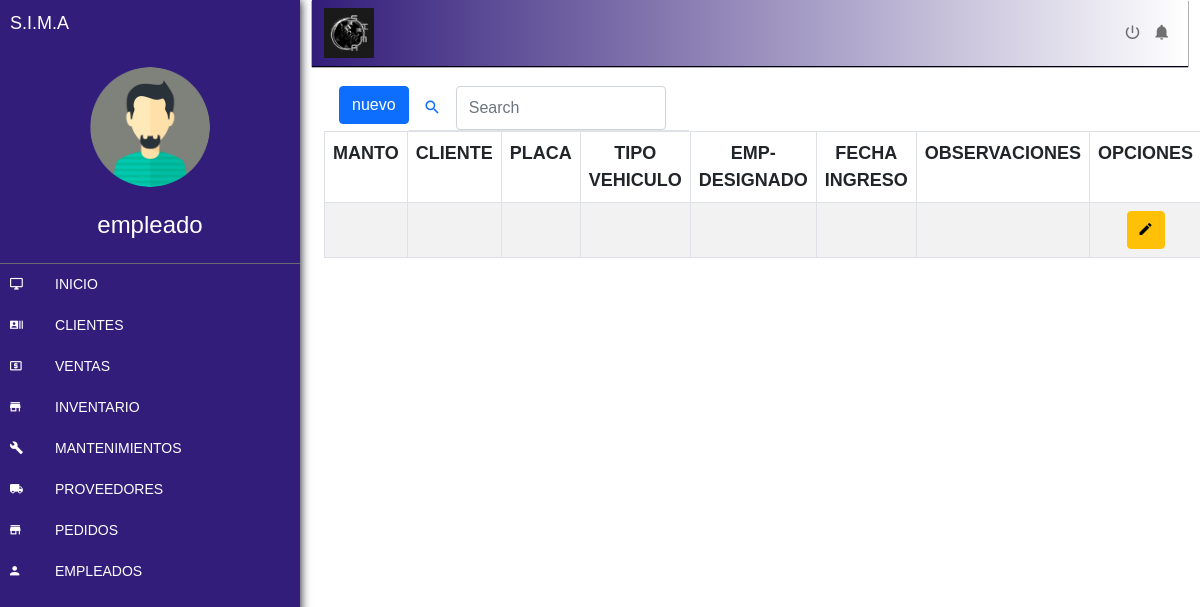
Page /vistas/mantenimientos/mantenimientos.php on the earlier database version.
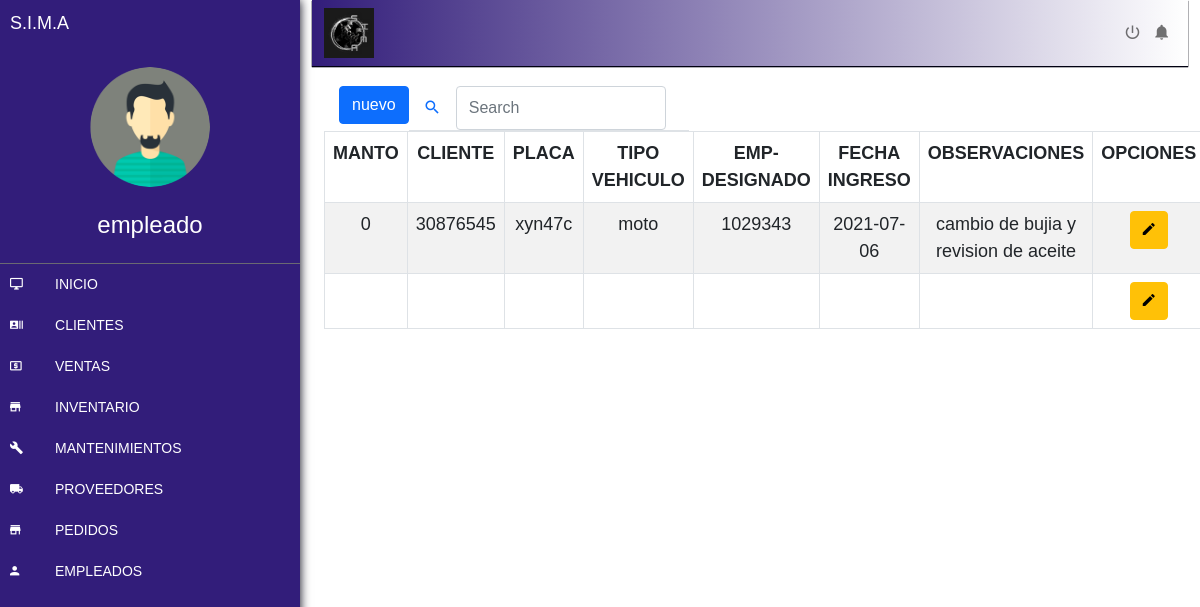
Same page on the later database version.
### tables this page shows
CREATE TABLE `manto` (
  `id_manto` int(20) NOT NULL,
  `id_cliente` int(20) NOT NULL,
  `id_placa` varchar(20) NOT NULL,
  `tipo_vehi` varchar(50) NOT NULL,
  `id_empleado` int(14) NOT NULL,
  `fecha_ingreso` date NOT NULL,
  `observ` varchar(200) NOT NULL
);

### vistas/mantenimientos/mantenimientos.php (the view, shortened to what this page needs)
<?php
    include("../../modelos/database.php");
    include("../../templates/menulateral.php");
    include("../../templates/menusup.php");
?>
<!DOCTYPE html>
<html lang="en">
<head>
</head>
<body>
    <div class="container-fluid">
        <div class="row">
    <div class="col-12 d-inline-flex" >
        <div id="contenido" >
            <div class="row">
                <div class="col- form-check ">
                <button type="button" class="btn btn-primary " data-bs-toggle="modal" data-bs-target="#exampleModal">
                    nuevo
                </button>
            </div>
        </div>
    </div>
            <ul class="nav nav-tabs ">
                <li class="nav-item">
                    <a class="nav-link " id="btn-search"><i class = "zmdi zmdi-search"> </i></a>
                </li>
                <input class="form-control form-control-dark w-75" type="text" placeholder="Search" aria-label="Search">
            </ul>
    </div>
    <div class="col-12 tabla">
        <div class="tabla-Cliente">
            <table class="table table-striped table-bordered">
                <thead>
                    <tr class="table">
                        <th scope="col">MANTO</th>
                        <th scope="col">CLIENTE</th>
                        <th scope="col">PLACA</th>
                        <th scope="col">TIPO VEHICULO</th>
                        <th scope="col">EMP-DESIGNADO</th>
                        <th scope="col">FECHA INGRESO</th>
                        <th scope="col">OBSERVACIONES</th>
                        <th scope="col">OPCIONES</th>
                    </tr>
                </thead>
                <tbody>
                    <?php
            $consulta="SELECT * from manto";
            $resultado=mysqli_query($conn,$consulta);
            while($mostrar=mysqli_fetch_array($resultado)){
            ?>
                <tr>
                    <td><?php echo $mostrar ['id_manto']?></td>
                    <td><?php echo $mostrar ['id_cliente']?></td>
                    <td><?php echo $mostrar ['id_placa']?></td>
                    <td><?php echo $mostrar ['tipo_vehi']?></td>
                    <td><?php echo $mostrar ['id_empleado']?></td>
                    <td><?php echo $mostrar ['fecha_ingreso']?></td>
                    <td><?php echo $mostrar ['observ']?></td>
                    <td> <button class="btn btn-warning" type="#"><i class = "zmdi zmdi-edit"> </i></button> </td>
                </tr>
            <?php
            }
            ?>
                    <tr>
                        <td></td>
                        <td></td>
                        <td></td>
                        <td></td>
                        <td></td>
                        <td></td>
                        <td></td>
                        <td> <button class="btn btn-warning" type="#"><i class = "zmdi zmdi-edit"> </i></button> </td>
                    </tr>
                </tbody>
            </table>
        </div>
        </div>
        </div>
    </div>
</body>

### templates/menulateral.php (shortened to what this page needs)
<!DOCTYPE html>
<html lang="en">
<head>
    <link rel="stylesheet" href="../../CSS/bootstrap.css">
    <link rel="stylesheet" href="../../CSS/material-design-iconic-font.min.css">
    <link rel="stylesheet" href="../../CSS/menu.css">
<link rel="stylesheet" href="../../CSS/alertify.min.css" />
<link rel="stylesheet" href="../../CSS/themes/default.min.css" />
</head>
<body>
    <div class="container-fluid">
        <div class="row">
            <div class="col-">
                <div class="menu-expanded" id="menu" >
                    <div id="header">
                        <div id="title"><span>S.I.M.A</span></div>
                    </div>
                    <div id="profile">
                        <div id="avatar">
                            <img src="../../assets/img/avatar-male.png" alt="avatar">
                        </div>
                        <div id="name">
                            <span>empleado</span>
                        </div>
                    </div>
                    <div id="menu-navigation">
                        <div class="navigation">
                            <a href="../inicio/inicio.php">
                                <div class="icon">
                                    <i class = "zmdi zmdi-desktop-windows" > </i>
                                </div>
                                <div class="title">INICIO</div>
                            </a>
                        </div>
                        <div class="navigation">
                            <a href="../clientes/clientes.php">
                                <div class="icon">
                                    <i class = "zmdi zmdi-accounts-list"> </i>
                                </div>
                                <div class="title">CLIENTES</div>
                            </a>
                        </div>
                        <div class="navigation">
                            <a href="../ventas/verVentas.php">
                                <div class="icon">
                                    <i class = "zmdi zmdi-money-box"> </i>
                                </div>
                                <div class="title">VENTAS</div>
                            </a>
                        </div>
                        <div class="navigation">
                                <a href="../inventario/inventario.php">
                                    <div class="icon">
                                        <i class = "zmdi zmdi-store"> </i>
                                    </div>
                                    <div class="title">INVENTARIO</div>
                                </a>
                        </div>
                            <div class="navigation">
                                <a href="../mantenimientos/mantenimientos.php">
                                    <div class="icon">
                                        <i class = "zmdi zmdi-wrench"> </i>
                                    </div>
                                    <div class="title">MANTENIMIENTOS</div>
                                </a>
                            </div>
                            <div class="navigation">
                                <a href="../proveedores/proveedores.php">
                                    <div class="icon">
                                        <i class = "zmdi zmdi-truck"> </i>
                                    </div>
                                    <div class="title">PROVEEDORES</div>
                                </a>
                            </div>
                            <div class="navigation">
                                <a href="../pedidos/pedidos.php">
                                    <div class="icon">
                                        <i class = "zmdi zmdi-store"> </i>
                                    </div>
                                    <div class="title">PEDIDOS</div>
                                </a>
                        </div>
                            <div class="navigation">
                                <a href="../empleados/empleados.php">
                                    <div class="icon">
                                        <i class = "zmdi zmdi-account"> </i>
                                    </div>
                                    <div class="title">EMPLEADOS</div>
                                </a>
                            </div>
                        </div>
                    </div>
                </div>
            </div>

### templates/menusup.php (shortened to what this page needs)
<!DOCTYPE html>
<html lang="en">
<head>
    <link rel="stylesheet" href="../../CSS/bootstrap.css">
    <link rel="stylesheet" href="../../CSS/material-design-iconic-font.min.css">
    <link rel="stylesheet" href="../../CSS/menu.css">
</head>
<body>
<div class="col-12 sup sticky-top">
        <nav class="navbar sticky-top navbar-expand-lg navbar-light sup">
            <div class="container-fluid">
                <img src="../../IMAGES/sima logo.jpeg"width="50px" alt="S.I.M.A">
                <ul class="navbar-nav ml-auto nav-flex-icons">
                    <li nav-item>
                        <a class="nav-link" href="">
                            <i class = "zmdi zmdi-power"> </i>
                        </a>
                    </li>
                    <li nav-item>
                        <a class="nav-link" href="">
                            <i class = "zmdi zmdi-notifications"> </i>
                        </a>
                    </li>
                </ul>
            </div>
        </nav>
</div>
</body>
</html>

### CSS/menu.css (style rules this page uses)
:root { --width: 300px; --padding: 10px; --bg-color: #321d7a; --hovercolor:#6b6972; --width-collapsed:50px; }
body { background: linear-gradient(#ffffff); font-family: Arial, Helvetica, sans-serif; font-size: 18px; padding: 0; margin: 0; margin-left: var(--width); }
#menu-navigation { color: white; }
#menu { background-color:var(--bg-color); color: white; position: fixed; height: 100%; left: 0; top: 0; }
#menu a { color: white; text-decoration: none; }
#menu #profile { border-bottom: solid 1px var(--hovercolor); padding: var(--padding); text-align: center; }
#menu #profile #avatar { box-sizing: border-box; padding: var(--padding); margin: 0 auto; }
#menu #profile #avatar img { border-radius: 50%; width: 60%; }
#menu #profile #avatar,#menu #profile #name { font-size: 24px; padding: var(--padding) 0; overflow: hidden; }
#menu #menu-navigation { overflow: hidden; }
#menu #menu-navigation .navigation { width: var(--width); }
#menu #menu-navigation .navigation .icon { display: inline-block; }
#menu #menu-navigation .navigation .icon,#menu #menu-navigation .navigation .title { font-size: 14px; vertical-align: middle; overflow: hidden; display: inline-block; }
#menu #menu-navigation .navigation a { display: block; }
#menu #menu-navigation .navigation .icon { box-sizing: border-box; padding: var(--padding); width: var(--width-collapsed); }
#menu #menu-navigation .navigation .icon i { width: 100%; }
#menu #menu-navigation .navigation .title { padding: var(--padding) 0; }
.menu-expanded { width: var(--width); box-shadow: 0 0 10px #000011; }
.menu-expanded #header #title { display: inline-block; width: calc(100%-50px); margin-right: -5px; padding: var(--padding); }
.menu-expanded #header #title span { width: calc(var(--width) - var(--width-collapsed) - 5px); overflow: hidden; padding-right: 150px; }
.menu-expanded #profile #avatar { width: 200px; }
.menu-expanded #profile #name { width: 100%; }
.sup { background: linear-gradient(to right,#321d7a,#ffffff); box-shadow:0 1px 1px #000011; margin-bottom: 20px; }
.table { text-align: center; }

Differences in the rows shown:
added manto: id_manto "0", id_cliente "30876545", id_placa "xyn47c", tipo_vehi "moto", id_empleado "1029343", fecha_ingreso "2021-07-06", observ "cambio de bujia y revision de aceite"
